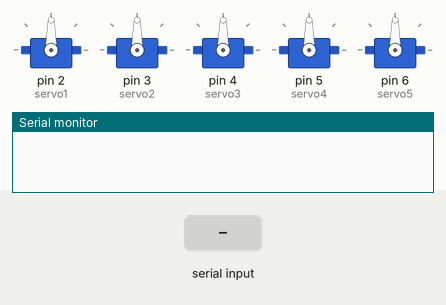
Bench run of a sketch on a simulated Arduino Uno, built with avr-gcc and run on an emulated ATmega328P. Parts: 5 × servo, the last lines printed to the serial monitor. The test bench sets the inputs (shaded band).

Above: at 1.2 s.
1.3 s: "90,45,200\n" received over Serial
At 2.4 s:
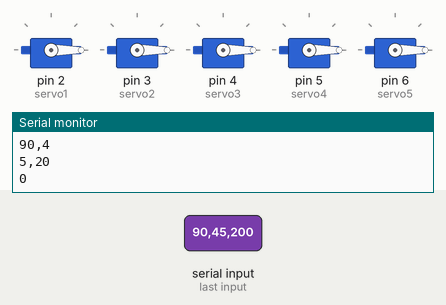
2.9 s: "90,45,200,10\n" received over Serial
Timing chart, 0 to 5.9 s (numbered marks = the images above; inputs shaded):
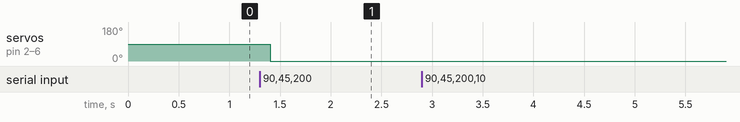

Measured:
- after the input at 1.3 s, servo on pin 2 (servo1), servo on pin 3 (servo2), servo on pin 4 (servo3), servo on pin 5 (servo4), servo on pin 6 (servo5): 90° → 0° after 0.10 s

The sketch:

Control_servos_v1.0.0.ino
```cpp
// Three Broketers Team
// CONTROL DE 5 SERVOMOTORES POR CADENA DE TEXTO RECIBIDA POR UART
// Basado en código de: zoomkat 11-22-10 serial servo (2) test
// Modificado por José Alfonso Domínguez Chávez - AlphX - 2022-07-05

// Enviar una cadena que contenga los milisegundos del PWM de cada motor -> 12002000130011100300
// Corresponde a 1200 ms, 2000 ms, 1300 ms, 1110 ms y 300 ms para cada servo (1 al 5 respectivamente)

 #include <Servo.h>

 String readString, Strservo1, Strservo2, Strservo3, Strservo4, Strservo5;
 // Crea los objetos para control de los servos
 Servo servo1;
 Servo servo2;
 Servo servo3;
 Servo servo4;
 Servo servo5;

 void setup() {
 Serial.begin(9600);
 //Configuración de los pines para los servos
 servo1.attach(2);
 servo2.attach(3);
 servo3.attach(4);
 servo4.attach(5);
 servo5.attach(6);
 }

 void loop() {

 while (Serial.available()) {
 delay(10);
 if (Serial.available() >0) { //Si el puerto serie está abierto ...
 char c = Serial.read();  //Obtiene un caractér del buffer
 readString += c;  //Concatena la cadena hasta que encuentra retorno de carro
 }
 }

 if (readString.length() >0) { //Si la variable contiene datos ...
 Serial.println(readString);  //Imprime en terminal la cadena recibida

 // expect a string like 07002100 containing the two servo positions
 Strservo1 = readString.substring(0, 4);  //Obtiene los primeros cuatro caractéres
 Strservo2 = readString.substring(4, 8);  //Obtiene los siguientes cuatro
 Strservo3 = readString.substring(8, 12);  //Obtiene los siguientes cuatro
 Strservo4 = readString.substring(12, 16);  //Obtiene los siguientes cuatro
 Strservo5 = readString.substring(16, 20);  //Obtiene los últimos cuatro

//Imprime los resultados en la terminal
 Serial.println(Strservo1);
 Serial.println(Strservo2);
 Serial.println(Strservo3);
 Serial.println(Strservo4);
 Serial.println(Strservo5);

 int ms1, ms2, ms3, ms4, ms5 ;  //variables para los milisegundos

 char carray1[6];  //magic needed to convert string to a number
 Strservo1.toCharArray(carray1, sizeof(carray1));
 ms1 = atoi(carray1);

 char carray2[6];
 Strservo2.toCharArray(carray2, sizeof(carray2));
 ms2 = atoi(carray2);

 char carray3[6];
 Strservo3.toCharArray(carray3, sizeof(carray3));
 ms3 = atoi(carray3);

 char carray4[6];
 Strservo4.toCharArray(carray4, sizeof(carray4));
 ms4 = atoi(carray4);

 char carray5[6];
 Strservo5.toCharArray(carray5, sizeof(carray5));
 ms5 = atoi(carray5);

 // Mueve los servos
 servo1.writeMicroseconds(ms1);
 servo2.writeMicroseconds(ms2);
 servo3.writeMicroseconds(ms3);
 servo4.writeMicroseconds(ms4);
 servo5.writeMicroseconds(ms5);
 readString="";
 }
 }
```
